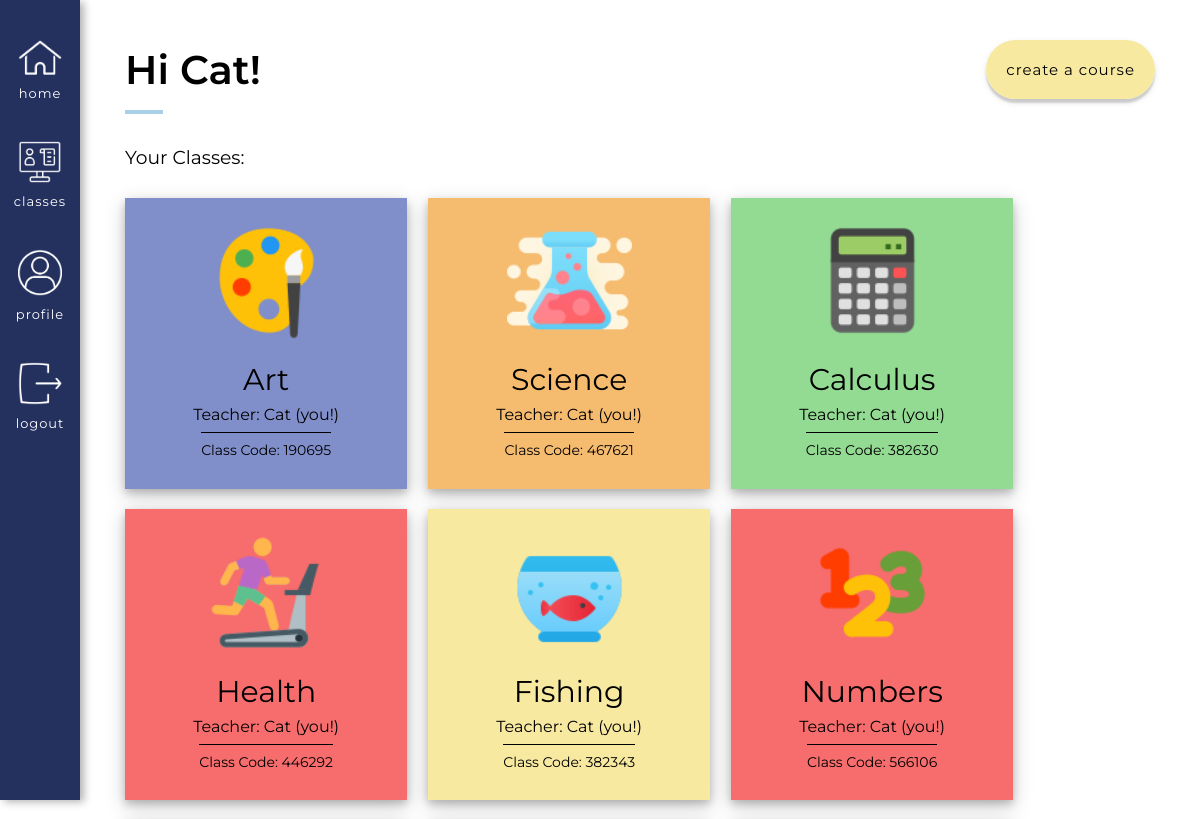
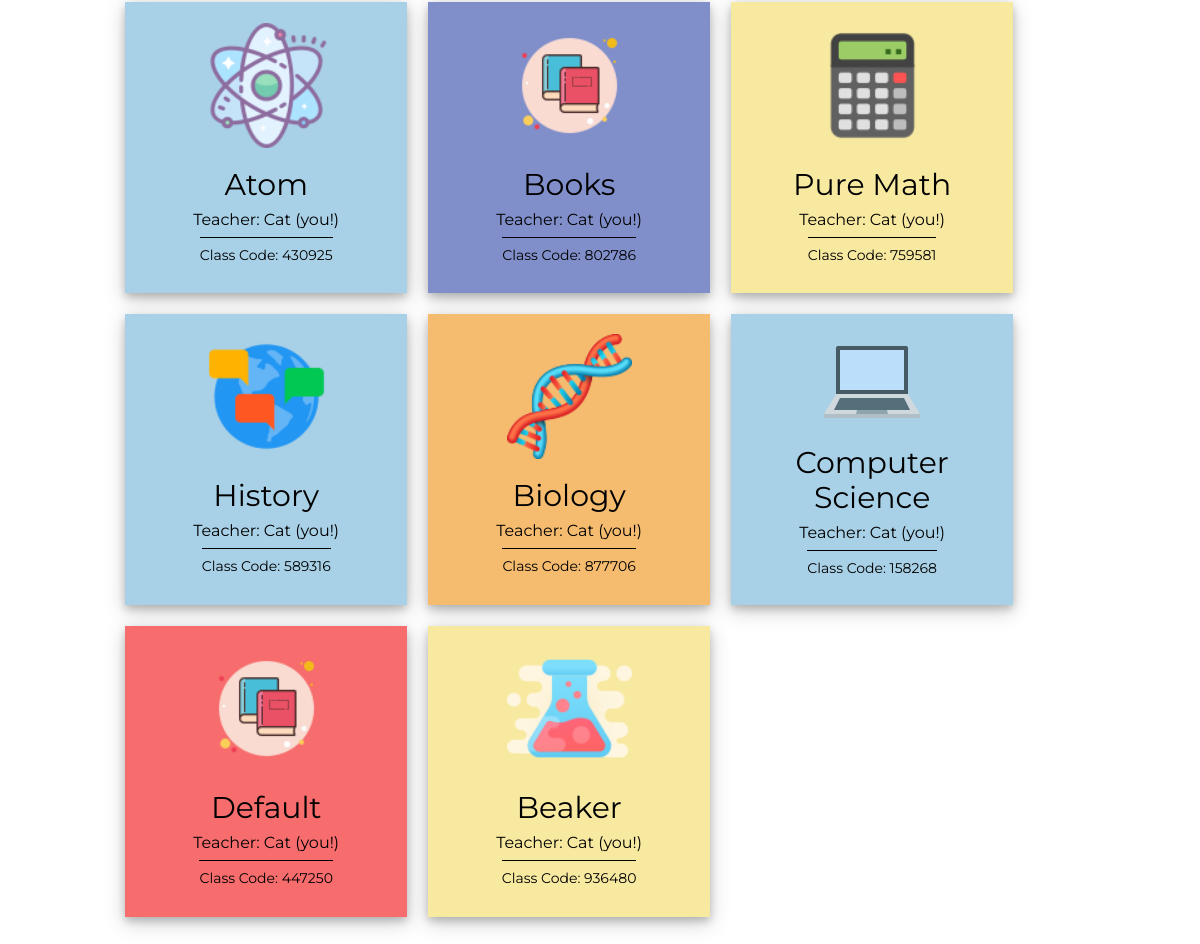
/user/Cat/classes (signed in), run on the app's committed database (2 pictures, top to bottom).
### app/models.py (models this page shows, shortened)
class User(UserMixin, db.Model):
    id = db.Column(db.Integer, primary_key=True)
    username = db.Column(db.String(64), index=True, unique=True) # adding columns to the database
    email = db.Column(db.String(120), index=True, unique=True)
    password_hash = db.Column(db.String(128))
    role = db.Column(db.Integer, index=False, unique=False) # 0 is Teacher, 1 is Student
    about_me = db.Column(db.String(140))
    last_seen = db.Column(db.DateTime, default=datetime.utcnow)
    posts = db.relationship('Post', backref='author', lazy='dynamic') # First part is calling it from the Post model, secret field is the backref (author)
    reactions = db.relationship('Reactions', backref='reactor', lazy='dynamic') # This will show all the reactions that this user has made
    teaches = db.relationship('Courses', backref='teacher', lazy='dynamic') # This will show all the courses that the user teaches
    signups = db.relationship('Signups', backref='student', lazy='dynamic') # This will show all of the signups of that user
    responses = db.relationship('Responses', backref='student_responder', lazy='dynamic') # This will show all the responses of that user
    prompts = db.relationship('Prompts', backref='teacher_prompter', lazy='dynamic') # This will show all forms of that teacher

class Courses(db.Model):
    id = db.Column(db.Integer, primary_key=True) # Always need ID
    course_name = db.Column(db.String(140), index=False, unique=False) # Not indexable or unique bc many people can have the same course
    code = db.Column(db.Integer, index=True, unique=True) # Indexable to link it back to the course name
    timestamp = db.Column(db.DateTime, index=True, default=datetime.utcnow) # Timestamp
    status = db.Column(db.Integer, index=False, unique=False, default=0) # 0 means the class is inactive, 1 is active
    teacher_id = db.Column(db.Integer, db.ForeignKey('user.id'))  # Taking the user ID from the user model, using backref of teacher will show you the actual teacher
    icon = db.Column(db.String(220), index=False, unique=False, default="/static/images/classes_books.png") # Icon option, turtle gif is set as the default
    color = db.Column(db.Integer, index=False, unique=False, default=0) # Adding the option to decide the color of the class
    signups = db.relationship('Signups', backref='course_id', lazy='dynamic') # This will show all the student signups for this course
    reactions = db.relationship('Reactions', backref='course_actual', lazy='dynamic') # This will show all the reactions for this course
    session = db.relationship('Session', backref='session_course_id', lazy='dynamic') # This will show you all the sessions of the course
    forms = db.relationship('Prompts', backref='course_form', lazy='dynamic') # This will show you all of the forms of the course
    responses = db.relationship('Responses', backref='course_response', lazy='dynamic') # This will show you all of the responses of the course

### app/routes.py (the view)
@app.route('/user/<username>/classes') # User's classes
@login_required
def classes(username): # the word after def has to be the same as the text in the urlfor quotation marks
    user = User.query.filter_by(username=username).first_or_404()
    if current_user.id != user.id:
        return unauthorized_access()
    user_signups_filtered = User.query.join(Signups, (Signups.user_id == User.id)).\
                                        join(Courses, (Courses.id == Signups.course)).\
                                        with_entities(Signups).\
                                        filter(Signups.user_id == user.id)
    print(x + "\n" for x in user_signups_filtered)
    teacher_courses = Courses.query.filter_by(teacher_id=user.id).all()
    return render_template('classes.html', user=user,
                                             user_signups_filtered=user_signups_filtered,
                                             teacher_courses=teacher_courses,
                                             title="Classes")

### app/models.py (called while the page is built)
@login.user_loader
def load_user(id):
        return User.query.get(int(id))

### app/routes.py (called while the page is built)
@app.before_request # This function will be executed right before the view function
def before_request():
    if current_user.is_authenticated: # Checks whether the current user is logged in
        current_user.last_seen = datetime.utcnow() # Sets the last seen to the date using the UTC time zone
        db.session.commit() # Don't need to do db.session.add() because the user is already in the database (using a current_user)

### app/templates/classes.html (shortened to what this page needs)
{% extends "base.html" %}
{% block head %}
    <link rel="stylesheet" href="{{ url_for('static', filename='css/classes.css') }}">
{% endblock %}
{% block content %}
    <div class = "classesTop">
        <div class = "titleHolder">
            <h1>Hi {{ user.username }}!</h1>
        </div>
        <div class = "createJoinCourse">
            <form action="/user/{{ user.username }}/classes/add" method='post'>
                {% if user.role == 1 %}
                    <input type="text" name="title" placeholder="Enter Class Code..." class = "joinStudent">
                    <button type="submit" class = "joinClassButton">Join Class</button>
                {% else %}
                    <a href = "{{ url_for('create', username = current_user.username) }}" class = "createLink">Create a course</a>
                {% endif %}
            </form>
        </div>
    </div>
    <h3 class = "classMargin">Your Classes: </h3>
    <div class = "classBlockHolder">
    {% if user.role == 0 %}
            {% for t in teacher_courses %}
                {% if t.color == 0 %}
                    <div class = "classBlock red" id = "classBlock" onclick="divLink({{ t.id }})">
                {% elif t.color == 1 %}
                    <div class = "classBlock yellow" id = "classBlock" onclick="divLink({{ t.id }})">
                {% elif t.color == 2 %}
                    <div class = "classBlock blue" id = "classBlock" onclick="divLink({{ t.id }})">
                {% elif t.color == 3 %}
                    <div class = "classBlock green" id = "classBlock" onclick="divLink({{ t.id }})">
                {% elif t.color == 4 %}
                    <div class = "classBlock orange" id = "classBlock" onclick="divLink({{ t.id }})">
                {% elif t.color == 5 %}
                    <div class = "classBlock purple" id = "classBlock" onclick="divLink({{ t.id }})">
                {% else %}
                    <div class = "classBlock red" id = "classBlock" onclick="divLink({{ t.id }})">
                {% endif %}
                    <div class = "classImage">
                        <img src = "{{ t.icon }}">
                    </div>
                    <div class = "classDescription">
                        <p class = "courseName">{{ t.course_name }}</p>
                        <p class = "courseTeacher">Teacher: {{ t.teacher.username }} (you!)</p>
                        <p class = "courseCode">Class Code: {{ t.code }}</p>
                    </div>
                </div>
            {% endfor %}
    {% endif %}
    </div>
{% endblock %}

### app/static/css/base.css (style rules this page uses)
body { margin: 0 !important; font-family: "Montserrat", sans-serif; }
h1, p { margin: 0; }
h2, h3 { font-weight: 400; }

### app/static/css/classes.css (style rules this page uses)
@media screen and (min-width: 600px) { .classBlock { background-color: #F76C6C; display: flex; flex-direction: column; justify-content: space-between; align-items: center; padding: 2%; padding-right: 4%; padding-left: 4%; cursor: pointer; margin-right: 2%; margin-top: 1%; margin-bottom: 1%; min-width: 150px; max-width: 200px; width: 33%; height: 250px; box-shadow: 0 4px 8px 0 rgba(0, 0, 0, 0.2), 0 6px 20px 0 rgba(0, 0, 0, 0.19); transition-duration: 0.3s; -webkit-transition-duration: 0.3s; } }
@media screen and (min-width: 600px) { .classBlockHolder { display: flex; flex-wrap: wrap; justify-content: flex-start; align-items: center; } }
@media screen and (min-width: 600px) { .classImage { display: flex; align-items: center; justify-content: center; width: 95%; height: 50% } }
@media screen and (min-width: 600px) { .classImage img { height: 100%; } }
@media screen and (min-width: 600px) { .classDescription { margin-top: 15px; display: flex; flex-direction: column; justify-content: center; align-items: center; line-height: 35px; width: 100%; } }
@media screen and (min-width: 600px) { .courseName { font-size: 30px; text-align: center; } }
@media screen and (min-width: 600px) { .titleHolder h1 { position: relative; font-size: 40px; font-weight: 600; } }
@media screen and (min-width: 600px) { .titleHolder h1:after { position: absolute; content: ''; height: 4px; bottom: -20px; left: 0; right: 0; width: 28%; background: #A8D0E6; } }
@media screen and (min-width: 600px) { .classesTop { display: flex; justify-content: space-between; align-items: center; } }
.classMargin { margin-top: 5%; }
.courseTeacher { font-size: 16px; }
.courseCode { font-size: 14px; width: fit-content; border-top: 1px solid black; }
.createLink, .joinClassButton { background-color: #F8E9A1; text-decoration: none; color: black; text-transform: lowercase; letter-spacing: 1px; padding: 20px 20px; border-radius: 50px; transition-duration: 0.3s; -webkit-transition-duration: 0.3s; box-shadow: 0 4px 2px 0 rgba(0, 0, 0, 0.15), 0 3px 7px 0 rgba(0, 0, 0, 0.1); font-size: 15px; border: 0; }
.yellow { background-color: #F8E9A1 !important; }
.blue { background-color: #a8d0e6 !important; }
.orange { background-color: rgb(245, 187, 111); }
.green { background-color: rgb(147, 218, 147); }
.purple { background-color: #808fca !important; }

### data on the page
User: username "Cat"
Courses: icon (picture), course_name "Art", teacher.username "Cat", code "190695"
Courses: icon (picture), course_name "Science", teacher.username "Cat", code "467621"
Courses: icon (picture), course_name "Calculus", teacher.username "Cat", code "382630"
Courses: icon (picture), course_name "Health", teacher.username "Cat", code "446292"
Courses: icon (picture), course_name "Fishing", teacher.username "Cat", code "382343"
Courses: icon (picture), course_name "Numbers", teacher.username "Cat", code "566106"
Courses: icon (picture), course_name "Atom", teacher.username "Cat", code "430925"
Courses: icon (picture), course_name "Books", teacher.username "Cat", code "802786"
Courses: icon (picture), course_name "Pure Math", teacher.username "Cat", code "759581"
Courses: icon (picture), course_name "History", teacher.username "Cat", code "589316"
Courses: icon (picture), course_name "Biology", teacher.username "Cat", code "877706"
Courses: icon (picture), course_name "Computer Science", teacher.username "Cat", code "158268"
Courses: icon (picture), course_name "Default", teacher.username "Cat", code "447250"
Courses: icon (picture), course_name "Beaker", teacher.username "Cat", code "936480"
